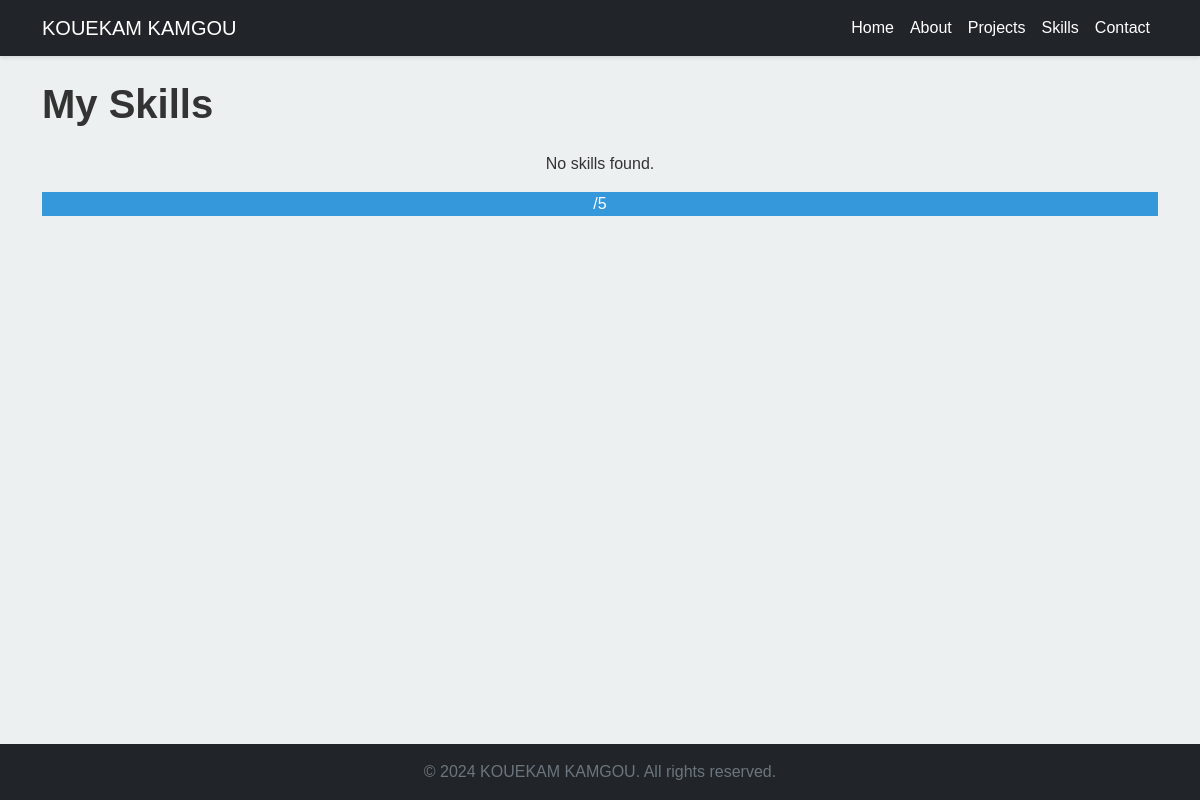
Page /skills/ on the earlier database version.
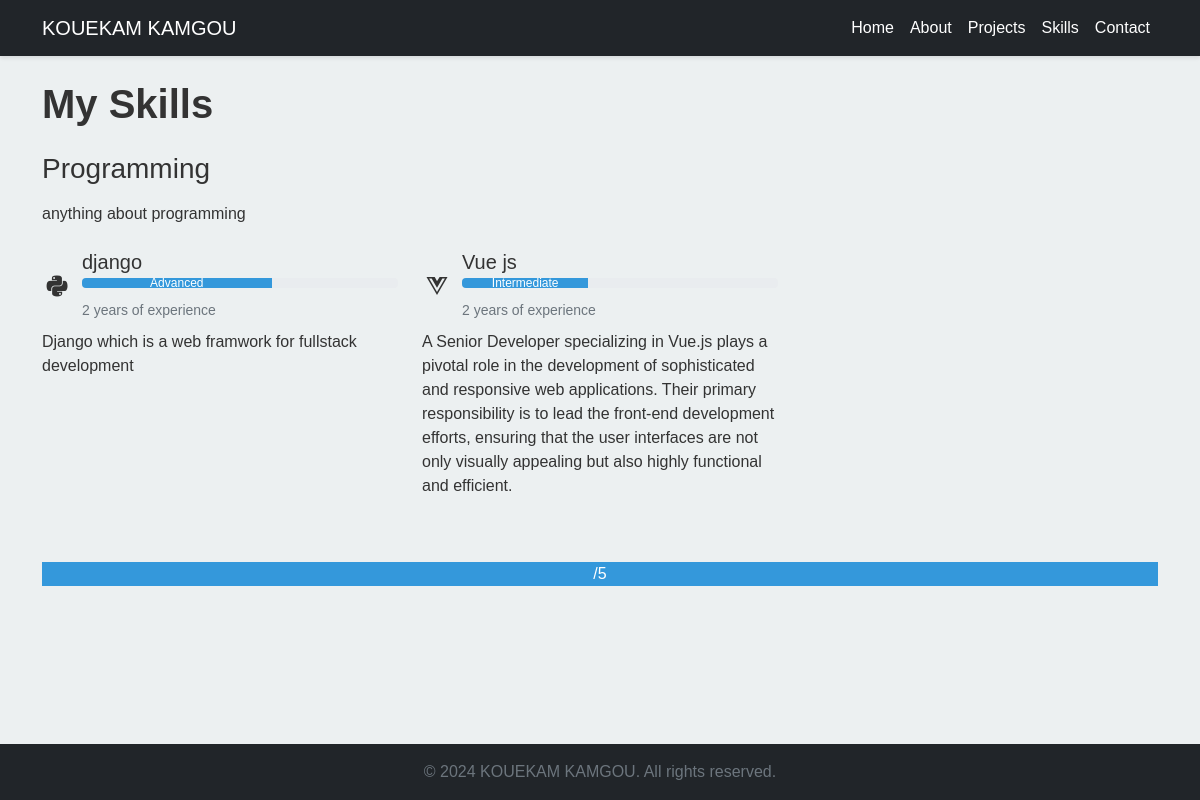
Same page on the later database version.
### skills/models.py (models this page shows, shortened)
class SkillCategory(models.Model):
    name = models.CharField(max_length=100)
    description = models.TextField(blank=True)
    order = models.PositiveIntegerField(default=0)  # Add this line
    class Meta:
        ordering = ['order', 'name']
        verbose_name_plural = "Skill Categories"

class Skill(models.Model):
    PROFICIENCY_BEGINNER = 1
    PROFICIENCY_INTERMEDIATE = 2
    PROFICIENCY_ADVANCED = 3
    PROFICIENCY_EXPERT = 4
    PROFICIENCY_MASTER = 5
    PROFICIENCY_CHOICES = [
        (PROFICIENCY_BEGINNER, 'Beginner'),
        (PROFICIENCY_INTERMEDIATE, 'Intermediate'),
        (PROFICIENCY_ADVANCED, 'Advanced'),
        (PROFICIENCY_EXPERT, 'Expert'),
        (PROFICIENCY_MASTER, 'Master'),
    ]
    name = models.CharField(max_length=100)
    category = models.ForeignKey(SkillCategory, related_name='skills', on_delete=models.CASCADE)
    description = models.TextField(blank=True)
    proficiency = models.IntegerField(
        choices=PROFICIENCY_CHOICES,
        validators=[MinValueValidator(1), MaxValueValidator(5)]
    )
    years_of_experience = models.PositiveIntegerField(default=0)
    icon = models.CharField(max_length=50, blank=True, help_text="Font Awesome class name")
    class Meta:
        ordering = ['-proficiency', 'name']

### skills/views.py (the view)
# urls.py: path('', SkillListView.as_view(), name='skill_list'),
class SkillListView(ListView):
    model = SkillCategory
    template_name = 'skills/skill_list.html'
    context_object_name = 'categories'
    def get_queryset(self):
        return SkillCategory.objects.prefetch_related('skills').all()

### skills/templatetags/skill_extras.py (called while the page is built)
@register.filter
def multiply(value, arg):
    return value * arg

### templates/skills/skill_list.html (shortened to what this page needs)
{% extends 'base.html' %}
{% load skill_extras %}
{% block content %}
<h1 class="mb-4">My Skills</h1>
{% for category in categories %}
    <section class="mb-5">
        <h2 class="h3 mb-3">{{ category.name }}</h2>
        {% if category.description %}
            <p class="mb-4">{{ category.description }}</p>
        {% endif %}
        <div class="row row-cols-1 row-cols-md-2 row-cols-lg-3 g-4">
            {% for skill in category.skills.all %}
            <div class="col-md-6 mb-3">
                <div class="d-flex align-items-center">
                    {% if skill.icon %}
                        <i class="{{ skill.icon }} fa-2x mr-3"></i>
                    {% endif %}
                    <div class="flex-grow-1">
                        <h3 class="h5 mb-1">{{ skill.name }}</h3>
                        <div class="progress">
                            <div class="progress-bar" role="progressbar" style="width: {{ skill.proficiency|multiply:20 }}%"
                                aria-valuenow="{{ skill.proficiency }}" aria-valuemin="0" aria-valuemax="5">
                                {{ skill.get_proficiency_display }}
                            </div>
                        </div>
                        <small class="text-muted">{{ skill.years_of_experience }} years of experience</small>
                    </div>
                </div>
                {% if skill.description %}
                    <p class="mt-2 mb-0">{{ skill.description }}</p>
                {% endif %}
            </div>
        {% endfor %}
        </div>
    </section>
{% empty %}
    <p class="text-center">No skills found.</p>
{% endfor %}
<div class="progress-bar" role="progressbar" style="width: {{ skill.proficiency|multiply:20 }}%"
     aria-valuenow="{{ skill.proficiency|multiply:20 }}" aria-valuemin="0" aria-valuemax="100">
    {{ skill.proficiency }}/5
</div>
{% endblock %}

Differences in the rows shown:
added SkillCategory: name "Programming", description "anything about programming"
added Skill: name "django", proficiency "Advanced", years_of_experience "2", description "Django which is a web framwork for fullstack development"
added Skill: name "Vue js", proficiency "Intermediate", years_of_experience "2", description "A Senior Developer specializing in Vue.js plays a pivotal role in the development of sophisticated and responsive web applications. Their primary responsibility is to lead the front-end development efforts, ensuring that the user interfaces are not only visually appealing but also highly functional and efficient."
Other differences:
text no longer shown: "No skills found."
